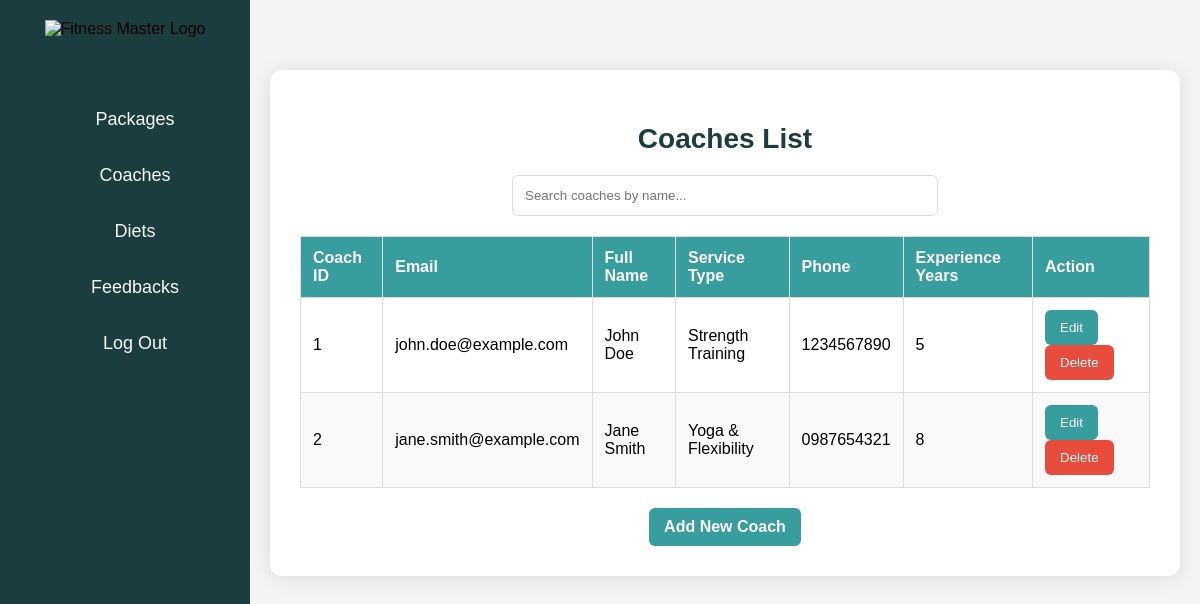
Screenshot of /viewCoaches.php (signed in) with the database file from the repository.
### tables this page shows
CREATE TABLE `coaches` (
  `coach_id` INT(11) NOT NULL AUTO_INCREMENT,
  `name` VARCHAR(100) NOT NULL,
  `email` VARCHAR(100) NOT NULL UNIQUE,
  `specialization` VARCHAR(100) NOT NULL,
  `experience_years` INT(11) NOT NULL,
  `bio` TEXT,
  `phone_number` VARCHAR(20),
  `availability` VARCHAR(100),
  `created_at` TIMESTAMP DEFAULT CURRENT_TIMESTAMP,
  `updated_at` TIMESTAMP DEFAULT CURRENT_TIMESTAMP ON UPDATE CURRENT_TIMESTAMP,
  PRIMARY KEY (`coach_id`)
);

### viewCoaches.php (the view, shortened to what this page needs)
<?php
require('db.php');
$sql = "SELECT * FROM coaches";
$result = $con->query($sql);
include("sidebar.php");
?>
<!DOCTYPE html>
<html lang="en">
<head>
    <link rel="stylesheet" href="styles/viewCoaches.css">
</head>
<body>
    <div class="coaches-container">
        <h2>Coaches List</h2>
        <div class="search-bar">
            <input type="text" placeholder="Search coaches by name...">
        </div>
        <table class="coaches-table">
            <thead>
                <tr>
                    <th>Coach ID</th>
                    <th>Email</th>
                    <th>Full Name</th>
                    <th>Service Type</th>
                    <th>Phone</th>
                    <th>Experience Years</th>
                    <th>Action</th>
                </tr>
            </thead>
            <tbody>
                <?php while ($coach = $result->fetch_assoc()) : ?>
                <tr>
                    <td><?php echo htmlspecialchars($coach['coach_id']); ?></td>
                    <td><?php echo htmlspecialchars($coach['email']); ?></td>
                    <td><?php echo htmlspecialchars($coach['name']); ?></td>
                    <td><?php echo htmlspecialchars($coach['specialization']); ?></td>
                    <td><?php echo htmlspecialchars($coach['phone_number']); ?></td>
                    <td><?php echo htmlspecialchars($coach['experience_years']); ?></td>
                    <td>
    <button class="btn-edit"
        onclick="toggleEditForm(<?php echo htmlspecialchars(json_encode($coach)); ?>)">Edit</button>
    <button class="btn-delete"
        onclick="confirmDelete(<?php echo htmlspecialchars($coach['coach_id']); ?>)">Delete</button>
</td>
                </tr>
                <?php endwhile; ?>
            </tbody>
        </table>
        <button class="btn-add" onclick="toggleEditForm()">Add New Coach</button>
    </div>
</body>
</html>

### styles/sidebar.css (style rules this page uses)
body { margin: 0; padding: 0; font-family: Arial, sans-serif; }

### styles/viewCoaches.css (style rules this page uses)
body { font-family: "Arial", sans-serif; margin-left: 250px; background-color: #f4f4f4; padding: 20px; }
.coaches-container { max-width: 900px; margin: 50px auto; background-color: #ffffff; padding: 30px; border-radius: 12px; box-shadow: 0 2px 20px rgba(0, 0, 0, 0.1); }
.coaches-container h2 { text-align: center; color: #1c3d3f; margin-bottom: 20px; font-size: 28px; font-weight: bold; }
.search-bar { display: flex; justify-content: center; margin-bottom: 20px; }
.search-bar input { width: 100%; max-width: 400px; padding: 12px; border-radius: 6px; border: 1px solid #ddd; transition: border-color 0.3s; }
.coaches-table { width: 100%; border-collapse: collapse; }
.coaches-table th, .coaches-table td { padding: 12px; border: 1px solid #ddd; text-align: left; font-size: 16px; }
.coaches-table th { background-color: #379d9d; color: white; }
.coaches-table tr:nth-child(even) { background-color: #f9f9f9; }
.btn-edit, .btn-delete, .btn-add { background-color: #379d9d; color: #ffffff; border: none; padding: 10px 15px; border-radius: 6px; cursor: pointer; transition: background-color 0.3s, transform 0.2s; }
.btn-add { display: block; margin: 20px auto 0; font-size: 16px; font-weight: bold; }
.btn-delete { background-color: #e74c3c; }

### rows the page displays
coaches: coach_id "1", email "john.doe@example.com", name "John Doe", specialization "Strength Training", phone_number "1234567890", experience_years "5"
coaches: coach_id "2", email "jane.smith@example.com", name "Jane Smith", specialization "Yoga & Flexibility", phone_number "0987654321", experience_years "8"
